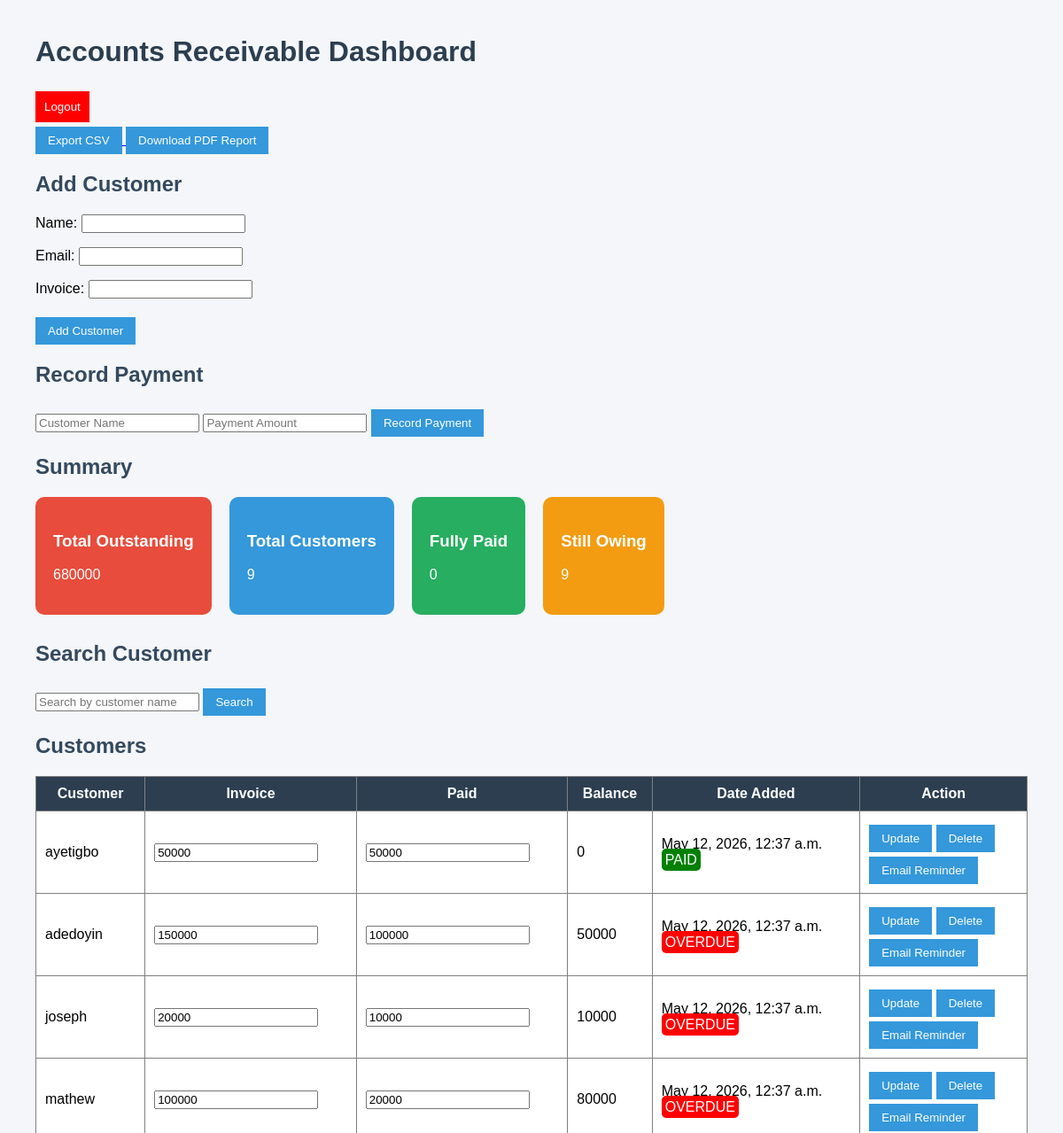
The app's page / (upper part), older data.
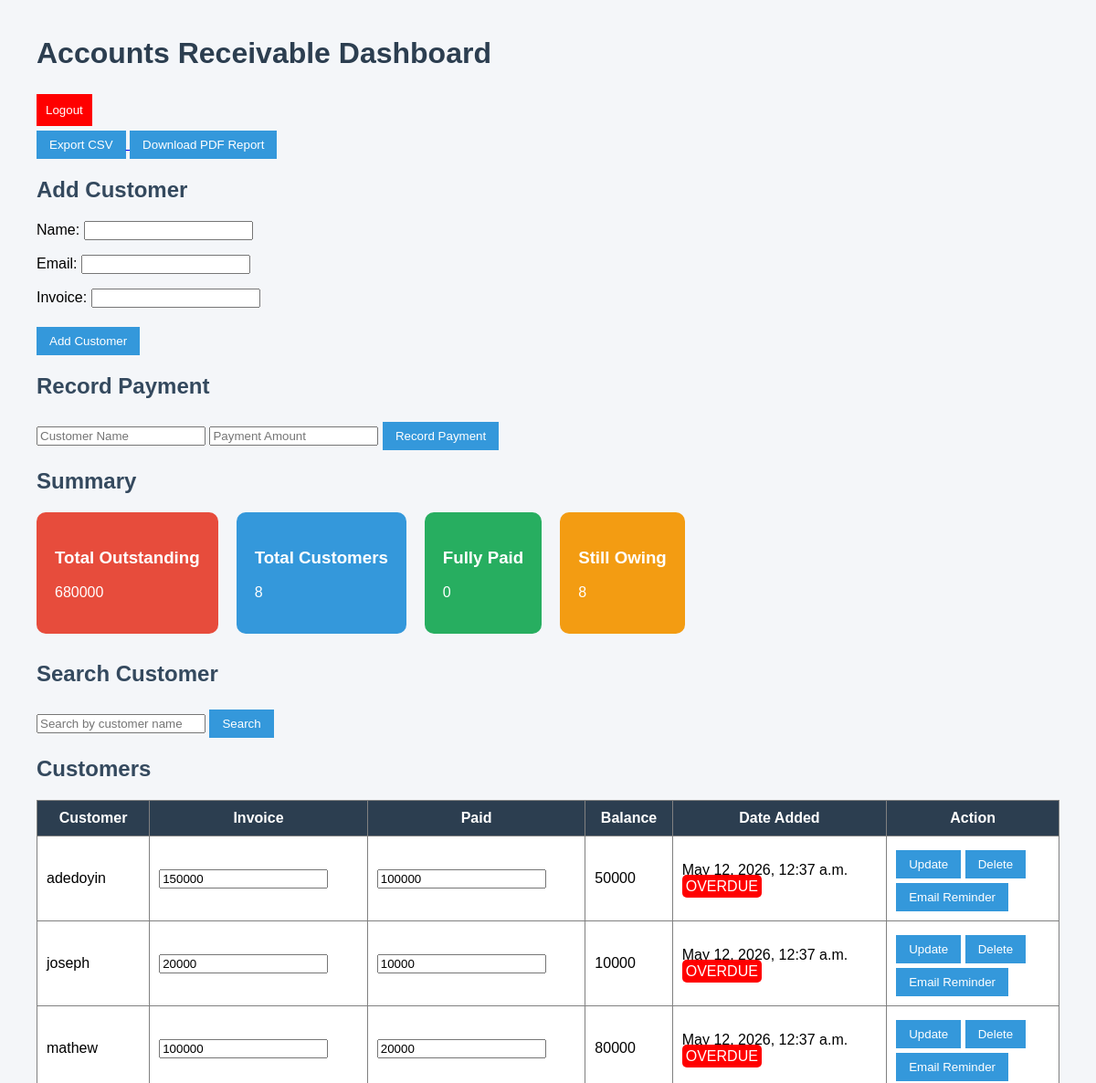
The same page, newer data.
### receivables/models.py (models this page shows)
class Customer(models.Model):
    name = models.CharField(max_length=100)
    email = models.EmailField()
    invoice = models.IntegerField()
    paid = models.IntegerField(default=0)
    created_at = models.DateTimeField(auto_now_add=True)
    @property
    def balance(self):
        return self.invoice - self.paid

### receivables/views.py (the view, shortened to what this page needs)
# urls.py: path('', dashboard, name='dashboard'),
def dashboard(request):
    search_query = request.GET.get('search')
    if search_query:
        customers = Customer.objects.filter(name__icontains=search_query)
    else:
        customers = Customer.objects.all()
    form = CustomerForm()
    total_outstanding = sum(customer.balance for customer in customers)
    total_customers = customers.count()
    fully_paid = customers.filter(invoice__lte=0).count()
    owing_customers = total_customers - fully_paid
    context = {
        'customers': customers,
        'form': form,
        'total_outstanding': total_outstanding,
        'total_customers': total_customers,
        'fully_paid': fully_paid,
        'owing_customers': owing_customers,
    }
    return render(request, 'dashboard.html', context)

### receivables/forms.py
class CustomerForm(forms.ModelForm):
    class Meta:
        model = Customer
        fields = ['name', 'email', 'invoice']

### receivables/templates/dashboard.html (shortened to what this page needs)
<!DOCTYPE html>
<html>
<head>
</head>
<body>
    <h1>Accounts Receivable Dashboard</h1>
<form method="POST" action="/logout/">
    <button style="background:red; color:white; padding:10px; border:none;">
        Logout
    </button>
</form>
<a href="/export/">
    <button>Export CSV</button>
</a>
<a href="/pdf/">
    <button>Download PDF Report</button>
</a>
    <h2>Add Customer</h2>
    <form method="POST">
        {{ form.as_p }}
        <button type="submit" name="add_customer">Add Customer</button>
    </form>
    <h2>Record Payment</h2>
    <form method="POST">
        <input type="text" name="customer_name" placeholder="Customer Name">
        <input type="number" name="payment" placeholder="Payment Amount">
        <button type="submit" name="record_payment">Record Payment</button>
    </form>
    <h2>Summary</h2>
<div style="display: flex; gap: 20px; margin-bottom: 30px;">
    <div style="background: #e74c3c; color: white; padding: 20px; border-radius: 10px;">
        <h3>Total Outstanding</h3>
        <p>{{ total_outstanding }}</p>
    </div>
    <div style="background: #3498db; color: white; padding: 20px; border-radius: 10px;">
        <h3>Total Customers</h3>
        <p>{{ total_customers }}</p>
    </div>
    <div style="background: #27ae60; color: white; padding: 20px; border-radius: 10px;">
        <h3>Fully Paid</h3>
        <p>{{ fully_paid }}</p>
    </div>
    <div style="background: #f39c12; color: white; padding: 20px; border-radius: 10px;">
        <h3>Still Owing</h3>
        <p>{{ owing_customers }}</p>
    </div>
</div>
<h2>Search Customer</h2>
<form method="GET">
    <input type="text" name="search" placeholder="Search by customer name">
    <button type="submit">Search</button>
</form>
    <h2>Customers</h2>
    <table border="1">
        <tr>
            <th>Customer</th>
            <th>Invoice</th>
            <th>Paid</th>
            <th>Balance</th>
            <th>Date Added</th>
            <th>Action</th>
        </tr>
        {% for customer in customers %}
<tr>
    <td>{{ customer.name }}</td>
    <td>
        <input type="number" name="invoice" value="{{ customer.invoice }}">
    </td>
    <td>
        <input type="number" name="paid" value="{{ customer.paid }}">
    </td>
    <td>{{ customer.balance }}</td>
    <td>
    {{ customer.created_at }}
    {% if customer.balance > 0 %}
    <br>
    <span style="background:red; color:white; padding:4px; border-radius:5px;">
        OVERDUE
    </span>
{% else %}
    <br>
    <span style="background:green; color:white; padding:4px; border-radius:5px;">
        PAID
    </span>
{% endif %}
</td>
    <td>
    <form method="POST">
        <button type="submit" name="edit_customer">Update</button>
        <button
            type="submit"
            name="delete_customer"
            onclick="return confirm('Are you sure you want to delete this customer?')">
            Delete
        </button>
    </form>
    <a href="/remind/{{ customer.id }}/">
        <button>Email Reminder</button>
    </a>
</td>
</tr>
{% endfor %}
    </table>
</body>
</html>

Row changes from the older to the newer data that the page shows:
removed Customer: name "ayetigbo", invoice "50000", paid "50000", balance "0", created_at "May 12, 2026, 12:37 a.m.", shows "PAID"
Text that changed along with them:
{{ total_customers }}: "9" → "8"
{{ owing_customers }}: "9" → "8"
